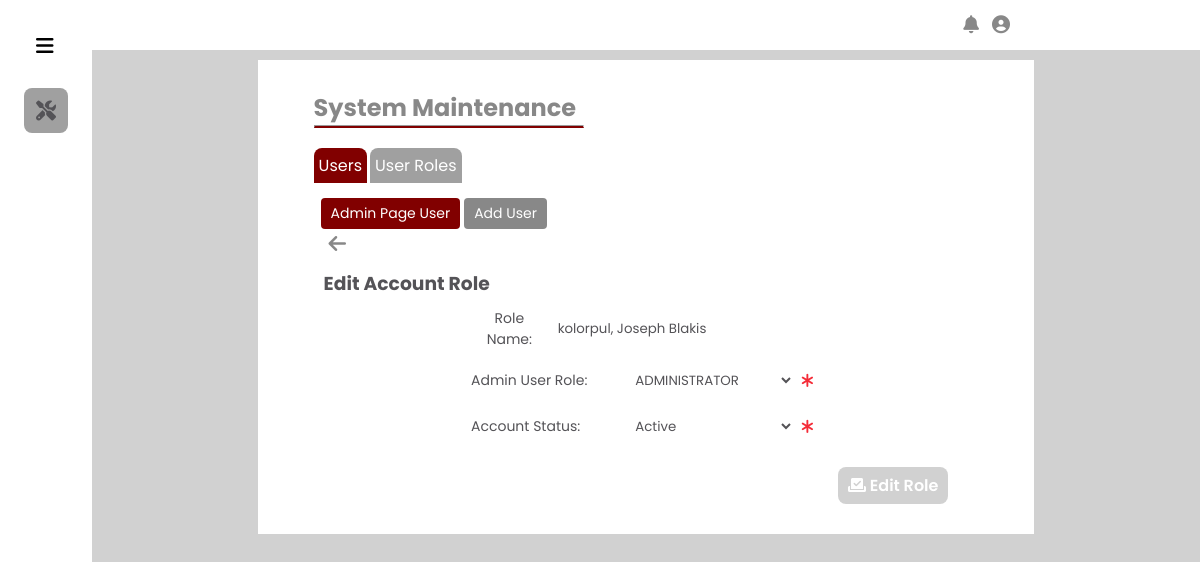
The page /Administrator/System Edit User Maintenance/?acc_id=1 on the database as committed earlier.
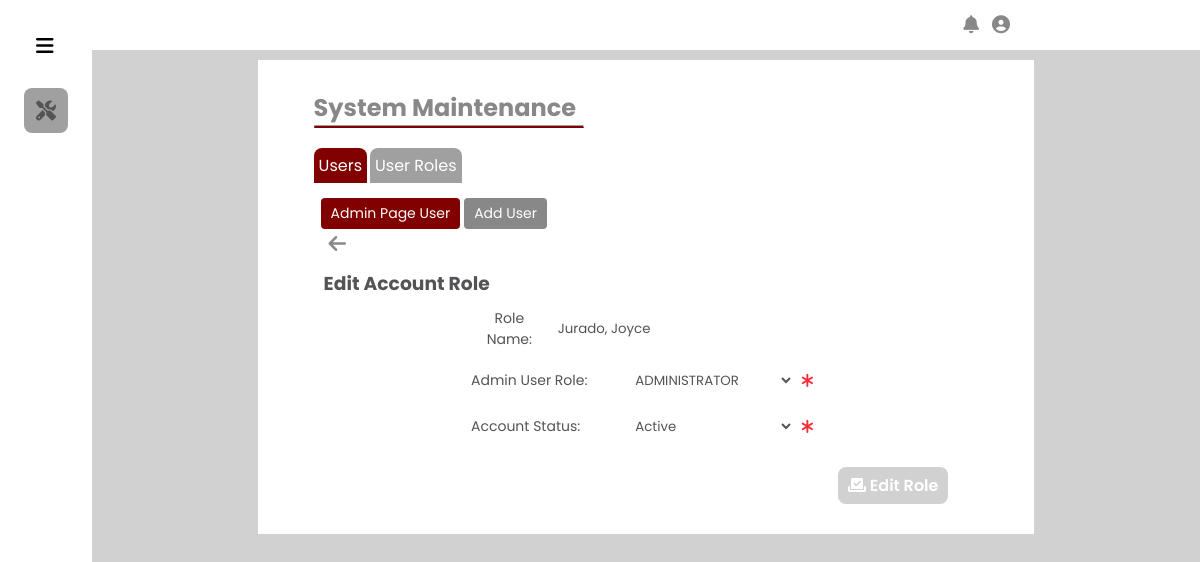
The same page on the database as committed later.
### tables this page shows
CREATE TABLE IF NOT EXISTS `adminaccountinfo` (
  `AdminAccountID` int NOT NULL AUTO_INCREMENT,
  `AdminFirstName` varchar(255) NOT NULL,
  `AdminMiddleName` varchar(255) DEFAULT NULL,
  `AdminLastName` varchar(255) NOT NULL,
  `AdminSufifx` varchar(15) DEFAULT NULL,
  `AdminUserRoleID` int NOT NULL,
  `AdminContactNo` varchar(11) NOT NULL,
  `AdminUsername` varchar(255) NOT NULL,
  `AdminPassword` varchar(32) NOT NULL,
  `AdminEmailAdd` varchar(255) NOT NULL,
  `AdminAddress` text NOT NULL,
  `GenderID` int NOT NULL,
  `AccountStatusID` int NOT NULL,
  PRIMARY KEY (`AdminAccountID`),
  KEY `adminUserRole_adminInfo` (`AdminUserRoleID`),
  KEY `genderRole_adminInfo` (`GenderID`),
  KEY `accountstat_adminInfo` (`AccountStatusID`)
);

CREATE TABLE IF NOT EXISTS `adminuserrole` (
  `AdminUserRoleID` int NOT NULL AUTO_INCREMENT,
  `AdminUserRole` varchar(255) NOT NULL,
  `AdminPageStudentCounceling` int NOT NULL,
  `AdminPageViolation` int NOT NULL,
  `AdminMaintenance` int NOT NULL,
  `StatusID` int NOT NULL,
  PRIMARY KEY (`AdminUserRoleID`),
  KEY `accountStatus_rolestats` (`StatusID`),
  KEY `studCounceling_status` (`AdminPageStudentCounceling`),
  KEY `studViolation_status` (`AdminPageViolation`),
  KEY `sysMain_status` (`AdminMaintenance`)
);

CREATE TABLE IF NOT EXISTS `accountstatus` (
  `AccountStatusID` int NOT NULL AUTO_INCREMENT,
  `StatusDescription` varchar(50) NOT NULL,
  PRIMARY KEY (`AccountStatusID`)
);

### Administrator/System Edit User Maintenance/index.php (the view, shortened to what this page needs)
<?php
    $page = 'maintenance';
    include_once('../includes/header.php');
    $acc_id = $_GET['acc_id'];
    $userRole = $conn->query("SELECT AdminAccountID, AdminFirstName, AdminMiddleName, AdminLastName, AdminSufifx,
    AdminUserRoleID, AccountStatusID FROM adminaccountinfo WHERE AdminAccountID = '$acc_id' ");
    while($row = $userRole->fetch_assoc()){
        $id = $row['AdminAccountID']; $fname = $row['AdminFirstName']; $mname = $row['AdminMiddleName'];
        $lname = $row['AdminLastName']; $sname = $row['AdminSufifx'];
        $AdminUserRoleID = $row['AdminUserRoleID']; $AccountStatusID = $row['AccountStatusID'];
?>
    <div class="body_container">
        <div class="content">
            <div class="title">
                <h1>System Maintenance</h1>
                <hr>
            </div>
            <div class="subcontent">
                <?php
                    $sub_page = 'main_admin';
                    include '../includes/main_sub_nav.php';
                    $sub_content = 'admin_userPage';
                    include '../includes/sub_content_navadd.php';
                ?>
                <a href="../System User Maintenance/" class="acc_bttn"><i class="fas fa-arrow-left"></i></a>
                <h3 class="subtitle">Edit Account Role</h3>
                <form id="edituserRole"  method = "POST">
                    <div class="input_group">
                        <div class="input_container">
                            <label for="#" class="label">Role Name: </label>
                            <div class="input " id="input_roleName">
                                <input class="input-field" type="text" placeholder="Insert Role Name" name="NameCheck"
                                id="NameCheck" value="<?php echo $lname.', '.$fname.' '.$mname.' '.$sname ?>" readonly>
                            </div>
                        </div>
                        <div class="input_container">
                            <label for="roleCouncheck" class="labelcheck">Admin User Role: </label>
                            <div class="input " id="input_roleName">
                                <select class="input-field" name="roleCouncheck" id="roleCouncheck">
                                    <?php
                                        $userRole = mysqli_query($conn, "SELECT AdminUserRoleID, AdminUserRole FROM `adminuserrole`");
                                        while($row2 = mysqli_fetch_assoc($userRole)){
                                        $roleID = $row2['AdminUserRoleID']; $roleName = $row2['AdminUserRole'];
                                    ?>
                                    <option value = "<?php echo $roleID ?>" <?php if($roleID == $AdminUserRoleID ){echo "selected";} ?>> <?php echo $roleName?>  </option>
                                    <?php }?>
                                </select>
                                <i class="fa-solid fa-asterisk"></i>
                            </div>
                        </div>
                        <div class="input_container">
                            <label for="status" class="labelcheck">Account Status: </label>
                            <div class="input " id="input_roleName">
                                <select class="input-field" name="status" id="status">
                                    <?php
                                        $statuscheck = mysqli_query($conn, "SELECT AccountStatusID, StatusDescription FROM `accountstatus`");
                                        while($row3 = mysqli_fetch_assoc($statuscheck)){
                                        $statsID = $row3['AccountStatusID']; $statsName = $row3['StatusDescription'];
                                    ?>
                                        <option value = "<?php echo $statsID ?>" <?php if($statsID == $AccountStatusID ){echo "selected";} ?>> <?php echo $statsName?>  </option>
                                    <?php }?>
                                </select>
                                <i class="fa-solid fa-asterisk"></i>
                            </div>
                        </div>
                    </div>
                    <div class="action_content">
                        <button class= "bttn" type="submit" name="submit" id="submitRole">
                        <i class="fa-solid fa-check-to-slot"></i> Edit Role</button>
                    </div>
                    <?php }?>
                </form>
            </div>
        </div>
    </div>
</body>
</html>

### Administrator/includes/header.php (shortened to what this page needs)
<!DOCTYPE html>
<html lang="en">
<head>
    <link rel="stylesheet" href="https://cdnjs.cloudflare.com/ajax/libs/font-awesome/4.7.0/css/font-awesome.min.css">
    <link rel="stylesheet" href="https://cdnjs.cloudflare.com/ajax/libs/croppie/2.6.5/croppie.min.css">
    <link href="../includes/css/side_nav.css" rel="stylesheet">
    <link href="../includes/css/admin_navbar.css" rel="stylesheet">
    <link href="../includes/css/maintenance.css" rel="stylesheet">
    <link rel="stylesheet" href="assets/css/style.css">
    <link rel="stylesheet" href="../includes/css/modal_placement.css">
    <link rel="stylesheet" href="../includes/css/modal_upload_placement.css">
</head>
<body id="body-pd" <?php if ($page == 'v_home'||$page == 'ca_home' ){ echo 'onload="initClock()"';}?>>
    <div class="side_navbar" id="sideNavbar">
        <nav class="navi">
            <div class="navi_selection">
                <div class="navi_brand">
                    <i class="fas fa-bars" id="nav-toggle"></i>
                </div>
                <div class="navi_list">
                    <div class="navi_link <?php if ($page == 'maintenance'){ echo 'active_side';}?> collapse" >
                        <i class="fas fa-tools" id="main_list"></i>
                    </div>
                </div>
            </div>
        </nav>
    </div>
    <div class="top_nav_bar">
        <div class="navi-bar">
            <div class="menu">
                <div class="dropdown1" notif-dropdown>
                    <button class="btndrop_notif" notif-dropdown-bttn><i class="fas fa-bell" notif-dropdown-bttn></i><span id="notifCount"></span></button>
                </div>
                <div class="dropdown" user-dropdown-menu>
                    <button class="btndrop_user" user-dropdown-menu-bttn><i class="fas fa-user-circle icon" user-dropdown-menu-bttn></i></button>
                </div>
            </div>
        </div>
    </div>

### Administrator/includes/main_sub_nav.php
<div class="sub_nav">
    <a href="../System User Maintenance/" class="sub_nav_bttn<?php if ($sub_page == 'main_admin'){ echo '_active';}?>">
        Users
    </a>
    <a href="../System User Role Maintenance/" class="sub_nav_bttn<?php if ($sub_page == 'role_admin'){ echo '_active';}?>">
        User Roles
    </a>
</div>

### Administrator/includes/sub_content_navadd.php
<div class="sub_content_nav">
    <a href="../System User Maintenance/" class="sub_nav_bttn<?php if ($sub_content == 'admin_userPage'){ echo '_active';}?>">
        Admin Page User
    </a>
    <a href="../System Add User Maintenance/" class="sub_nav_bttn<?php if ($sub_content == 'add_admin'){ echo '_active';}?>">
        Add User
    </a>
</div>

### Administrator/includes/css/side_nav.css (style rules this page uses)
:root { --nav-width: 92px; --button-color-font-icon: rgb(136, 136, 136); --button-hover-color-font-icon: rgb(84, 83, 87); --button-hover-bg: rgb(160, 160, 160); --color-content0-bg: white; --body-color: rgb(209, 209, 209); --normal-font-size: 1rem; --small-font-size: .875rem; --z-index: 100; }
* { margin: 0; padding: 0; box-sizing: border-box; font-family: 'Poppins',sans-serif; }
body { margin: 0; position: relative; padding: 0 0 0 5.75rem; transition: .5s; background-color: var(--body-color); }
h1 { margin: 0; }
.side_navbar { position: fixed; top: 0; left: 0; width: var(--nav-width); height: 100vh; background-color: var(--color-content0-bg); padding: 1.5rem 1.5rem 2rem; transition: .5s; z-index: var(--z-index); }
.navi { height: 100%; display: flex; flex-direction: column; justify-content: space-between; overflow: hidden; }
.navi_brand { display: grid; grid-template-columns: max-content max-content; justify-content: space-between; align-items: center; margin-bottom: 1.25rem; }
#nav-toggle { font-size: 1.25rem; padding: .75rem; cursor: pointer; }
.navi_link { display: grid; grid-template-columns: max-content max-content; align-items: center; column-gap: .75rem; padding: .75rem; color: var(--button-color-font-icon); border-radius: .5rem; margin-bottom: .5rem; transition: .3s; cursor: pointer; }
.fas { font-size: 1.25rem; margin-right: 3px; }
.active_side { color: var(--button-hover-color-font-icon); background-color: var(--button-hover-bg); }
.collapse { grid-template-columns: 20px max-content 1fr; }

### Administrator/includes/css/admin_navbar.css (style rules this page uses)
* { margin: 0; padding: 0; box-sizing: border-box; font-family: 'Poppins',sans-serif; }
:root { --nav-width: 92px; --button-color-font-icon: rgb(136, 136, 136); --button-hover-color-font-icon: rgb(84, 83, 87); --button-hover-bg: rgb(160, 160, 160); --color-content0-bg: white; --maroong-content-bg: #810000; --maroong-content-hover: #630000; --body-color: rgb(209, 209, 209); --dark--color: #45474b; --blue-color: #2a88e6; --normal-font-size: 1rem; --small-font-size: .875rem; --meduim-font-size: 15px; }
body { position: relative; background-color: rgb(209, 209, 209); }
.top_nav_bar { position: fixed; width: 100%; height: 50px; }
.navi-bar { display: block; padding-top: 5px; padding-bottom: 5px; padding-left: 20%; padding-right: 20%; height: 50px; width: 100%; background-color: white; align-items: center; }
.navi-bar, .menu { display: flex; align-items: center; justify-content: flex-end; margin-right: 5%; }
.menu .btndrop_user, .menu .btndrop_notif { margin: 5%; width: 30px; height: 20px; border: none; background: transparent; cursor: pointer; }
.menu .btndrop_user i, .menu .btndrop_notif i { font-size: 18px; color: rgb(136, 136, 136); }
.dropdown1 { position: relative; }
.dropdown { position: relative; display: flexbox; text-align: center; width: 100%; }
nav { height: 100%; display: flex; flex-direction: column; justify-content: space-between; overflow: hidden; }
.sub_nav { padding: 20px 0 0; display: flex; }
.sub_nav .sub_nav_bttn_active, .sub_nav .sub_nav_bttn { font-size: var(--small-font-size); background-color: var(--button-hover-bg); padding: 5px; margin: 0 3px 0 0; color: var(--color-content0-bg); border-top-left-radius: .5rem; border-top-right-radius: .5rem; text-decoration: none; }
.sub_nav .sub_nav_bttn_active, .sub_nav .sub_nav_bttn:hover { color: var(--color-content0-bg); background-color: var(--maroong-content-bg); }
.sub_nav .sub_nav_bttn_active, .sub_nav .sub_nav_bttn { font-size: var(--normal-font-size); background-color: var(--button-hover-bg); padding: 5px; margin: 0 3px 0 0; color: var(--color-content0-bg); border-top-left-radius: .5rem; border-top-right-radius: .5rem; text-decoration: none; }

### Administrator/includes/css/modal_placement.css (style rules this page uses)
:root { --nav-width: 92px; --button-color-font-icon: rgb(136, 136, 136); --button-hover-color-font-icon: rgb(84, 83, 87); --button-hover-bg: rgb(160, 160, 160); --color-content0-bg: white; --maroong-content-bg: #810000; --maroong-content-hover: #630000; --body-color: rgb(209, 209, 209); --normal-font-size: 1rem; --small-font-size: .875rem; --meduim-font-size: 15px; }
* { margin: 0; padding: 0; box-sizing: border-box; font-family: 'Poppins',sans-serif; }

Rows that differ between the two databases and show on the page:
changed adminaccountinfo "ADMINISTRATOR": NameCheck "kolorpul, Joseph Blakis" → "Jurado, Joyce"
